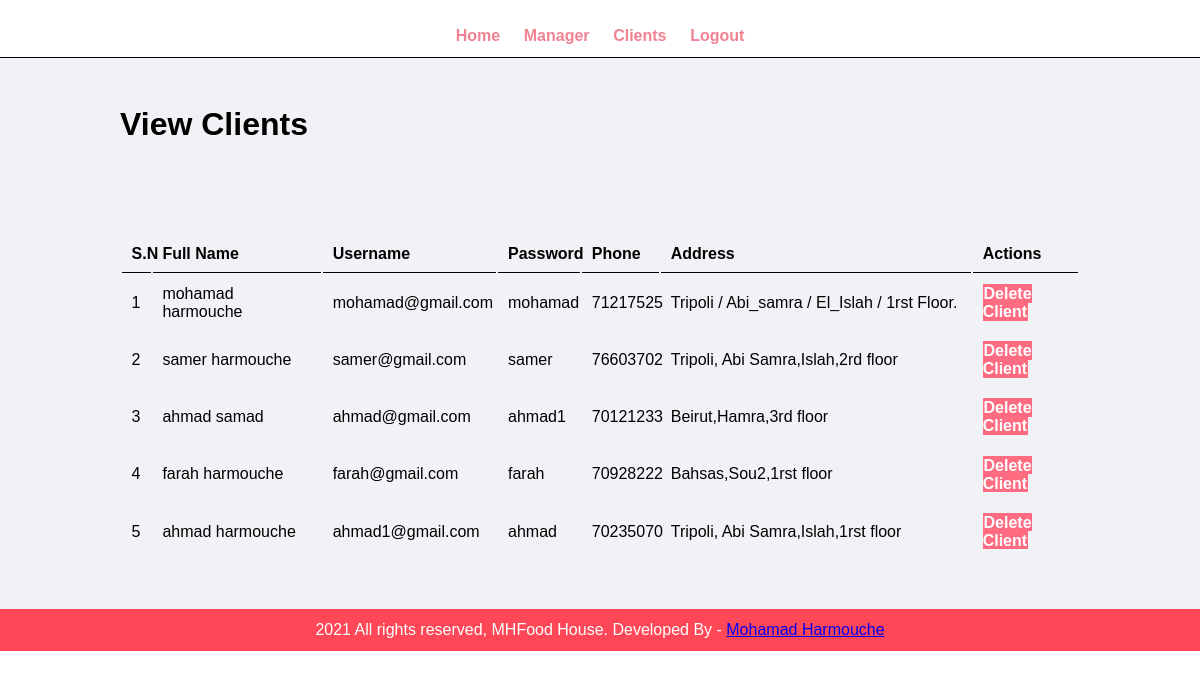
Screenshot of /boss/view-client.php (signed in) with the database file from the repository.
### tables this page shows
CREATE TABLE `tbl_client` (
  `id` int(11) NOT NULL,
  `first_name` varchar(50) NOT NULL,
  `last_name` varchar(50) NOT NULL,
  `username` varchar(100) NOT NULL,
  `password` varchar(255) NOT NULL,
  `phone` varchar(20) NOT NULL,
  `address` varchar(50) NOT NULL
);

### boss/view-client.php (the view, shortened to what this page needs)
<?php include('partials/menu.php') ;?>
    <div class="main-content">
    <div class="wrapper">
        <h1>View Clients</H1>
        <br> <br>
        <br><br><br>
          <table class="tbl-full">
              <tr>
                  <th>S.N</th>
                  <th>Full Name</th>
                  <th>Username</th>
                  <th>Password</th>
                  <th>Phone</th>
                  <th>Address</th>
                  <th>Actions</th>
    </tr>
                    <?php
                    $sql = "SELECT * FROM tbl_client";
                    $res = mysqli_query($con,$sql);
                    if($res==TRUE)
                    {
                        $count = mysqli_num_rows($res);
                        $sn=1;
                        if($count>0)
                        {
                            while($rows=mysqli_fetch_assoc($res))
                            {
                                $id=$rows['id'];
                                $first_name=$rows['first_name'];
                                $last_name=$rows['last_name'];
                                $full_name=$first_name." ".$last_name;
                                $username=$rows['username'];
                                $password=$rows['password'];
                                $phone=$rows['phone'];
                                $address=$rows['address'];
        ?>
                            <tr>
                      <td><?php echo $sn++;?></td>
                      <td><?php echo $full_name;?></td>
                      <td><?php echo $username;?></td>
                      <td><?php echo $password;?></td>
                      <td><?php echo $phone;?></td>
                      <td><?php echo $address;?></td>
                      <td>
                      <a href="<?php echo SiteUrl;?>boss/delete-client.php?id=<?php echo $id; ?>" class="btn-danger">Delete Client</a>
                    </td>
                  </tr>
                                <?php
                            }
                        }
                        else
                        {
                        }
                    }
                    ?>
          </table>
    </div>
</div>
    <?php include('partials/footer.php') ;?>

### css/admin.css (style rules this page uses)
* { margin: 0; padding: 0; font-family: Arial, Helvetica, sans-serif; }
.wrapper { padding: 1%; width: 80%; margin: 0 auto; }
.tbl-full { width: 100%; }
table tr th { border-bottom: 1px solid black; padding: 1%; text-align: left; }
table tr td { padding: 1%; }
.btn-danger { background-color: #ff6b81; padding: 1%; color: white; text-decoration: none; font-weight: bold; }
.main-content { background-color: #f1f2f6; padding: 3% 0; }

### rows the page displays
tbl_client: full_name "mohamad harmouche", username "mohamad@gmail.com", password "mohamad", phone "71217525", address "Tripoli / Abi_samra / El_Islah / 1rst Floor."
tbl_client: full_name "samer harmouche", username "samer@gmail.com", password "samer", phone "76603702", address "Tripoli, Abi Samra,Islah,2rd floor"
tbl_client: full_name "ahmad samad", username "ahmad@gmail.com", password "ahmad1", phone "70121233", address "Beirut,Hamra,3rd floor"
tbl_client: full_name "farah harmouche", username "farah@gmail.com", password "farah", phone "70928222", address "Bahsas,Sou2,1rst floor"
tbl_client: full_name "ahmad harmouche", username "ahmad1@gmail.com", password "ahmad", phone "70235070", address "Tripoli, Abi Samra,Islah,1rst floor"
